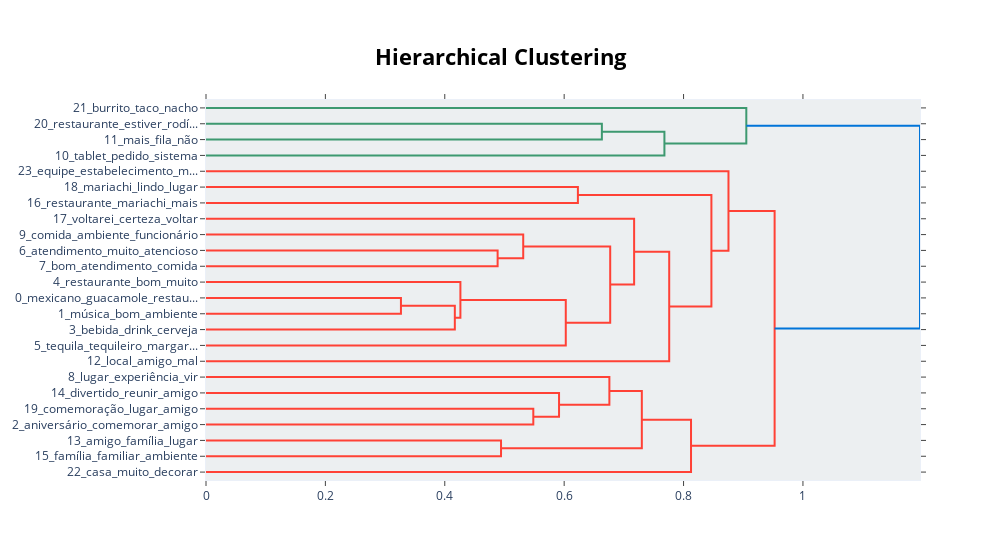

The cell this chart's notebook holds for it:
### Code cell
topic_model.visualize_hierarchy()

### Figure 1 — Plotly figure (JSON) as saved in the notebook; plotly's stock layout.template omitted (floating-point values rounded to 4 significant figures)
{"data": [{"hoverinfo": "text", "marker": {"color": "rgb(61,153,112)"}, "mode": "lines", "type": "scatter", "x": [0, 0.6632, 0.6632, 0], "xaxis": "x", "y": [-15, -15, -25, -25], "yaxis": "y"}, {"hoverinfo": "text", "marker": {"color": "rgb(61,153,112)"}, "mode": "lines", "type": "scatter", "x": [0.6632, 0.768, 0.768, 0], "xaxis": "x", "y": [-20, -20, -35, -35], "yaxis": "y"}, {"hoverinfo": "text", "marker": {"color": "rgb(61,153,112)"}, "mode": "lines", "type": "scatter", "x": [0, 0.9051, 0.9051, 0.768], "xaxis": "x", "y": [-5, -5, -27.5, -27.5], "yaxis": "y"}, {"hoverinfo": "text", "marker": {"color": "rgb(255,65,54)"}, "mode": "lines", "type": "scatter", "x": [0, 0.623, 0.623, 0], "xaxis": "x", "y": [-55, -55, -65, -65], "yaxis": "y"}, {"hoverinfo": "text", "marker": {"color": "rgb(255,65,54)"}, "mode": "lines", "type": "scatter", "x": [0, 0.4885, 0.4885, 0], "xaxis": "x", "y": [-95, -95, -105, -105], "yaxis": "y"}, {"hoverinfo": "text", "marker": {"color": "rgb(255,65,54)"}, "mode": "lines", "type": "scatter", "x": [0, 0.5314, 0.5314, 0.4885], "xaxis": "x", "y": [-85, -85, -100, -100], "yaxis": "y"}, {"hoverinfo": "text", "marker": {"color": "rgb(255,65,54)"}, "mode": "lines", "type": "scatter", "x": [0, 0.3266, 0.3266, 0], "xaxis": "x", "y": [-125, -125, -135, -135], "yaxis": "y"}, {"hoverinfo": "text", "marker": {"color": "rgb(255,65,54)"}, "mode": "lines", "type": "scatter", "x": [0.3266, 0.4168, 0.4168, 0], "xaxis": "x", "y": [-130, -130, -145, -145], "yaxis": "y"}, {"hoverinfo": "text", "marker": {"color": "rgb(255,65,54)"}, "mode": "lines", "type": "scatter", "x": [0, 0.4262, 0.4262, 0.4168], "xaxis": "x", "y": [-115, -115, -137.5, -137.5], "yaxis": "y"}, {"hoverinfo": "text", "marker": {"color": "rgb(255,65,54)"}, "mode": "lines", "type": "scatter", "x": [0.4262, 0.6027, 0.6027, 0], "xaxis": "x", "y": [-126.2, -126.2, -155, -155], "yaxis": "y"}, {"hoverinfo": "text", "marker": {"color": "rgb(255,65,54)"}, "mode": "lines", "type": "scatter", "x": [0.5314, 0.6771, 0.6771, 0.6027], "xaxis": "x", "y": [-92.5, -92.5, -140.6, -140.6], "yaxis": "y"}, {"hoverinfo": "text", "marker": {"color": "rgb(255,65,54)"}, "mode": "lines", "type": "scatter", "x": [0, 0.7172, 0.7172, 0.6771], "xaxis": "x", "y": [-75, -75, -116.6, -116.6], "yaxis": "y"}, {"hoverinfo": "text", "marker": {"color": "rgb(255,65,54)"}, "mode": "lines", "type": "scatter", "x": [0.7172, 0.776, 0.776, 0], "xaxis": "x", "y": [-95.78, -95.78, -165, -165], "yaxis": "y"}, {"hoverinfo": "text", "marker": {"color": "rgb(255,65,54)"}, "mode": "lines", "type": "scatter", "x": [0.623, 0.8466, 0.8466, 0.776], "xaxis": "x", "y": [-60, -60, -130.4, -130.4], "yaxis": "y"}, {"hoverinfo": "text", "marker": {"color": "rgb(255,65,54)"}, "mode": "lines", "type": "scatter", "x": [0, 0.8753, 0.8753, 0.8466], "xaxis": "x", "y": [-45, -45, -95.2, -95.2], "yaxis": "y"}, {"hoverinfo": "text", "marker": {"color": "rgb(255,65,54)"}, "mode": "lines", "type": "scatter", "x": [0, 0.5483, 0.5483, 0], "xaxis": "x", "y": [-195, -195, -205, -205], "yaxis": "y"}, {"hoverinfo": "text", "marker": {"color": "rgb(255,65,54)"}, "mode": "lines", "type": "scatter", "x": [0, 0.5914, 0.5914, 0.5483], "xaxis": "x", "y": [-185, -185, -200, -200], "yaxis": "y"}, {"hoverinfo": "text", "marker": {"color": "rgb(255,65,54)"}, "mode": "lines", "type": "scatter", "x": [0, 0.6757, 0.6757, 0.5914], "xaxis": "x", "y": [-175, -175, -192.5, -192.5], "yaxis": "y"}, {"hoverinfo": "text", "marker": {"color": "rgb(255,65,54)"}, "mode": "lines", "type": "scatter", "x": [0, 0.4942, 0.4942, 0], "xaxis": "x", "y": [-215, -215, -225, -225], "yaxis": "y"}, {"hoverinfo": "text", "marker": {"color": "rgb(255,65,54)"}, "mode": "lines", "type": "scatter", "x": [0.6757, 0.7301, 0.7301, 0.4942], "xaxis": "x", "y": [-183.8, -183.8, -220, -220], "yaxis": "y"}, {"hoverinfo": "text", "marker": {"color": "rgb(255,65,54)"}, "mode": "lines", "type": "scatter", "x": [0.7301, 0.8125, 0.8125, 0], "xaxis": "x", "y": [-201.9, -201.9, -235, -235], "yaxis": "y"}, {"hoverinfo": "text", "marker": {"color": "rgb(255,65,54)"}, "mode": "lines", "type": "scatter", "x": [0.8753, 0.9526, 0.9526, 0.8125], "xaxis": "x", "y": [-70.1, -70.1, -218.4, -218.4], "yaxis": "y"}, {"hoverinfo": "text", "marker": {"color": "rgb(0,116,217)"}, "mode": "lines", "type": "scatter", "x": [0.9051, 1.196, 1.196, 0.9526], "xaxis": "x", "y": [-16.25, -16.25, -144.3, -144.3], "yaxis": "y"}], "layout": {"autosize": false, "height": 560, "hoverlabel": {"bgcolor": "white", "font": {"family": "Rockwell", "size": 16}}, "hovermode": "closest", "plot_bgcolor": "#ECEFF1", "showlegend": false, "title": {"font": {"color": "Black", "size": 22}, "text": "<b>Hierarchical Clustering</b>", "x": 0.5, "xanchor": "center", "yanchor": "top"}, "width": 1000, "xaxis": {"mirror": "allticks", "rangemode": "tozero", "showgrid": false, "showline": true, "showticklabels": true, "ticks": "outside", "type": "linear", "zeroline": false}, "yaxis": {"mirror": "allticks", "range": [-240, 0], "rangemode": "tozero", "showgrid": false, "showline": true, "showticklabels": true, "tickmode": "array", "ticks": "outside", "ticktext": ["21_burrito_taco_nacho", "20_restaurante_estiver_rodí...", "11_mais_fila_não", "10_tablet_pedido_sistema", "23_equipe_estabelecimento_m...", "18_mariachi_lindo_lugar", "16_restaurante_mariachi_mais", "17_voltarei_certeza_voltar", "9_comida_ambiente_funcionário", "6_atendimento_muito_atencioso", "7_bom_atendimento_comida", "4_restaurante_bom_muito", "0_mexicano_guacamole_restau...", "1_música_bom_ambiente", "3_bebida_drink_cerveja", "5_tequila_tequileiro_margar...", "12_local_amigo_mal", "8_lugar_experiência_vir", "14_divertido_reunir_amigo", "19_comemoração_lugar_amigo", "2_aniversário_comemorar_amigo", "13_amigo_família_lugar", "15_família_familiar_ambiente", "22_casa_muito_decorar"], "tickvals": [-5, -15, -25, -35, -45, -55, -65, -75, -85, -95, -105, -115, -125, -135, -145, -155, -165, -175, -185, -195, -205, -215, -225, -235], "type": "linear", "zeroline": false}}}
